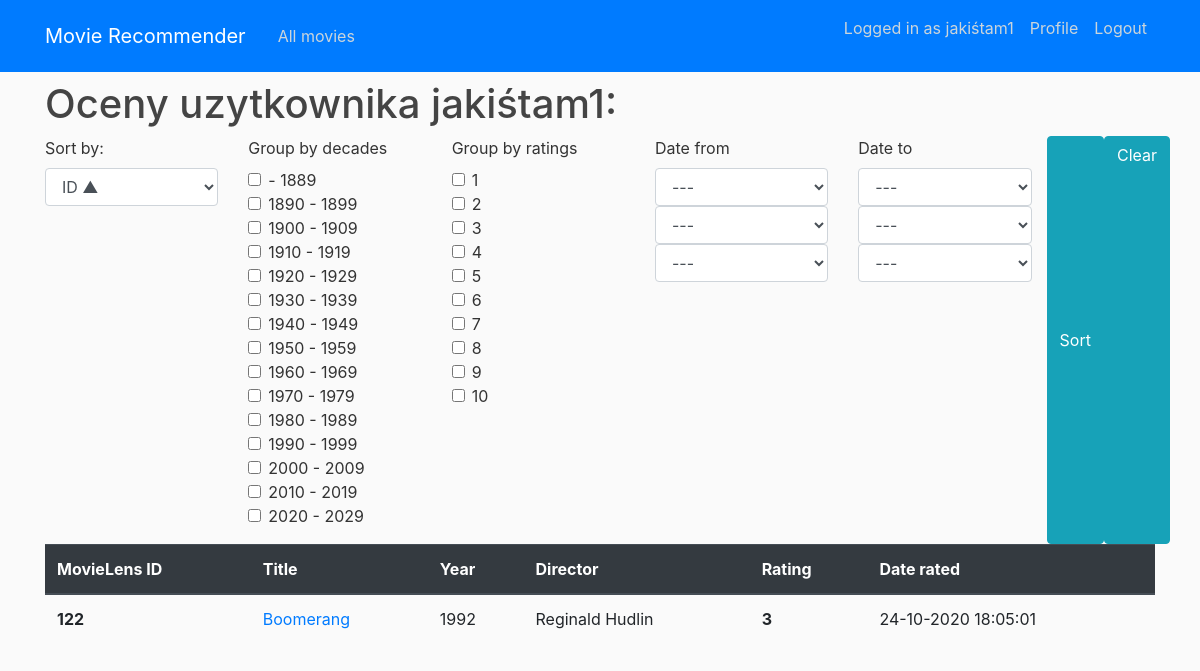
Screenshot of /profile/ (signed in) with the database file from the repository.
### recommender/models.py (models this page shows, shortened)
class Rating(models.Model):
    movie = models.ForeignKey(Movie, on_delete=models.CASCADE)
    who_rated = models.ForeignKey(User, on_delete=models.CASCADE)
    value = models.PositiveSmallIntegerField(validators=[MinValueValidator(1), MaxValueValidator(10)])
    date_rated = models.DateTimeField(default=timezone.now)
    class Meta:
        constraints = [models.UniqueConstraint(fields=['movie', 'who_rated'], name='No multiple ratings')]
    def __str__(self):
        return f'user_{self.who_rated.pk}_movie_{self.movie}_value_{self.value}'

class Movie(models.Model):
    movielens_id = models.IntegerField(unique=True)
    imdb_id = models.IntegerField()
    tmdb_id = models.IntegerField()
    title = models.CharField(max_length=200)
    year_released = models.IntegerField()
    director = models.CharField(max_length=100)
    def __str__(self):
        return f'MovieLens_id_{self.movielens_id}_Movie_id_{self.id}_{self.title}'

### recommender/views.py (the view, shortened to what this page needs)
# urls.py: path('profile/', RatingListView.as_view(), name='profile'),
class RatingListView(LoginRequiredMixin, ListView):
    model = Movie
    template_name = 'recommender/profile.html'
    context_object_name = 'ratings'
    paginate_by = 7
    ordering = '-date_rated'
    def get_queryset(self):
        queryset = self.request.user.rating_set.all()
        self.form = MovieRatingSortGroupForm(self.request.GET)
        if self.form.is_valid():
            print(f'valid?')
            decades_grouping = self.form.cleaned_data['group_by_decades']
            ratings_grouping = self.form.cleaned_data['group_by_ratings']
            if decades_grouping:
                queryset = self.group_by_decade(queryset, decades_grouping)
            if ratings_grouping:
                queryset = self.group_by_rating(queryset, ratings_grouping)
            date_from_grouping = self.form.cleaned_data['date_from']
            date_to_grouping = self.form.cleaned_data['date_to']
            if date_from_grouping:
                if date_to_grouping:
                    queryset = queryset.filter(date_rated__range=[date_from_grouping, date_to_grouping+timedelta(days=1)])
                else:
                    queryset = queryset.filter(date_rated__gte=date_from_grouping)
            elif date_to_grouping:
                queryset = queryset.filter(date_rated__lte=date_to_grouping+timedelta(days=1))
            self.extra_context = self.form.cleaned_data
        ordering = self.form.cleaned_data['sort_by']
        if ordering:
            if 'value' in ordering or 'date_rated' in ordering:
                return queryset.order_by(ordering)
            else:
                if ordering.startswith('-'):
                    return queryset.order_by(f'-movie__{ordering[1:]}')
                else:
                    return queryset.order_by(f'movie__{ordering}')
        else:
            return queryset
    def get_context_data(self, *, object_list=None, **kwargs):
        context = super().get_context_data(**kwargs)
        context['form_sorting_grouping'] = self.form
        print(context)
        return context

### recommender/forms.py (shortened to what this page needs)
class MovieRatingSortGroupForm(forms.Form):
    def __init__(self, *args, **kwargs):
        super().__init__(*args, **kwargs)
        self.fields['sort_by'].label = 'Sort by:'
    SORTING_OPTIONS = SORTING_OPTIONS[:2] + SORTING_OPTIONS[6:] + (
    ('value', 'Rating \u25B2'),
    ('-value', 'Rating \u25BC'),
    ('date_rated', 'Date rated \u25B2'),
    ('-date_rated', 'Date rated \u25BC'))
    possible_ratings = [i for i in range(1, 11)]
    RATING_CHOICES = (tuple(zip(possible_ratings, possible_ratings)))
    sort_by = forms.ChoiceField(choices=SORTING_OPTIONS, required=False)
    group_by_ratings = forms.MultipleChoiceField(choices=RATING_CHOICES, widget=forms.CheckboxSelectMultiple, required=False)
    group_by_decades = forms.MultipleChoiceField(choices=DECADE_CHOICES, widget=forms.CheckboxSelectMultiple, required=False)
    date_from = forms.DateField(widget=forms.SelectDateWidget, required=False)
    date_to = forms.DateField(widget=forms.SelectDateWidget, required=False)
    def clean(self):
        cleaned_data = super().clean()
        date_from = cleaned_data.get('date_from')
        date_to = cleaned_data.get('date_to')

### recommender/templates/recommender/profile.html (shortened to what this page needs)
{% extends 'recommender/base.html' %}
{% load crispy_forms_tags %}
{% block content %}
    <h1>Oceny uzytkownika {{user.username}}:</h1>
    <div class="row">
        <div class="col">
            <form method="get">
            {{form_sorting_grouping.sort_by|as_crispy_field}}
        </div>
        <div class="col">
            {{form_sorting_grouping.group_by_decades|as_crispy_field }}
        </div>
        <div class="col">
            {{form_sorting_grouping.group_by_ratings|as_crispy_field }}
        </div>
        <div class="col">
            {{form_sorting_grouping.date_from|as_crispy_field }}
        </div>
        <div class="col">
            {{form_sorting_grouping.date_to|as_crispy_field }}
        </div>
              <button class="btn btn-info" type="submit">Sort</button>
                <a class="btn btn-info" href="{%url 'profile'%}">Clear</a>
        </div>
    <table class="table table-hover">
      <thead class="thead-dark">
        <tr>
          <th scope="col">MovieLens ID</th>
          <th scope="col">Title</th>
          <th scope="col">Year</th>
          <th scope="col">Director</th>
          <th scope="col">Rating</th>
          <th scope="col">Date rated</th>
        </tr>
      </thead>
      <tbody>
        {% for rating in ratings %}
        <tr>
            <th scope="row">{{rating.movie.movielens_id}}</th>
            <td><a href="{% url 'movie_detail' rating.movie.id %}">{{rating.movie.title}}</a></td>
            <td>{{rating.movie.year_released}}</td>
            <td>{{rating.movie.director}}</td>
            <td class="font-weight-bold">{{rating.value}}</td>
            <td> {{rating.date_rated | date:"d-m-Y H:i:s" }}</td>
        </tr>
        {% endfor %}
      </tbody>
    </table>
{% endblock content %}

### recommender/templates/recommender/base.html (shortened to what this page needs)
 {% load static %}
<!DOCTYPE html>
<html lang="en" xmlns="http://www.w3.org/1999/html">
<head>
    <link rel="stylesheet" href="https://stackpath.bootstrapcdn.com/bootstrap/4.5.2/css/bootstrap.min.css">
    <link rel="stylesheet" type="text/css" href="{%static 'recommender/main.css'%}">
</head>
<body>
     <header class="site-header">
      <nav class="navbar navbar-expand-md navbar-dark bg-primary fixed-top">
        <div class="container">
          <a class="navbar-brand mr-4" href="{%url 'homepage'%}">Movie Recommender</a>
          <div class="collapse navbar-collapse" id="navbarToggle">
            <div class="navbar-nav mr-auto">
              <a class="nav-item nav-link" href="{%url 'all_movies'%}">All movies</a>
            </div>
            <div class="navbar-nav">
               {% if user.is_authenticated %}
                  <p class="nav-item nav-link">Logged in as {{user.username}}</p>
                   <a class="nav-item nav-link" href="{%url 'profile'%}">Profile</a>
                   <a class="nav-item nav-link" href="{%url 'logout'%}">Logout</a>
                {% else %}
                  <a class="nav-item nav-link" href="{%url 'login'%}">Login</a>
                  <a class="nav-item nav-link" href="{%url 'register'%}">Register</a>
                {% endif %}
            </div>
          </div>
        </div>
      </nav>
    </header>
   <main role="main" class="container">
      <div class="row">
        <div class="col">
         {% block content %}{% endblock %}
        </div>
      </div>
    </main>
</body>
</html>

### recommender/static/recommender/main.css (style rules this page uses)
body { background: #fafafa; color: #333333; margin-top: 5rem; }
h1, h2, h3, h4, h5, h6 { color: #444444; }
.site-header .navbar-nav .nav-link { color: #cbd5db; }

### rows the page displays
Rating: movie.movielens_id "122", movie "Boomerang", movie.year_released "1992", movie.director "Reginald Hudlin", value "3", date_rated "24-10-2020 18:05:01"

### other values shown
{{ user.username }} "jakiśtam1"
